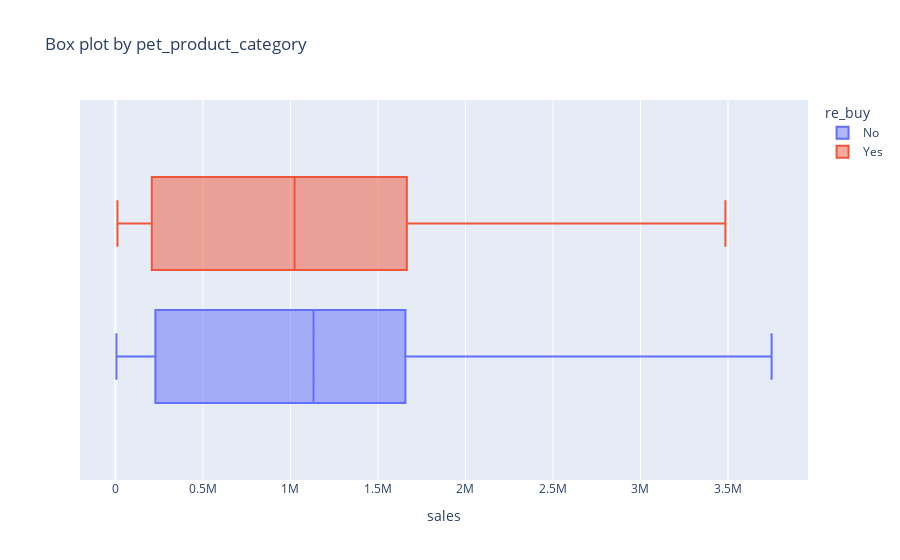

Source (notebook cell):
### Code cell
sales_box_df = final_df[['re_buy','pet_product_category', 'sales']]

sales_box_df = sales_box_df.groupby(['re_buy','pet_product_category'], as_index = False).sum()

g = px.box(sales_box_df, x='sales', color = 're_buy', title='Box plot by pet_product_category')
g.show()

### Figure 1 — Plotly figure (JSON) as saved in the notebook; plotly's stock layout.template omitted (floating-point values rounded to 4 significant figures)
{"data": [{"alignmentgroup": "True", "hovertemplate": "re_buy=No<br>sales=%{x}<extra></extra>", "legendgroup": "No", "marker": {"color": "#636efa"}, "name": "No", "notched": false, "offsetgroup": "No", "orientation": "h", "showlegend": true, "type": "box", "x": [151000, 72000, 164000, 1301000, 84000, 354000, 193000, 79000, 1132000, 191000, 1140000, 943000, 1175000, 1046000, 2597000, 1704000, 1547000, 772000, 2626000, 3749000, 1916000, 2962000, 1355000, 733000, 1558000, 2493000, 1683000, 907000, 1043000, 1579000, 3101000, 2776000, 2884000, 348000, 273000, 353000, 1296000, 6000, 214000, 156000, 1222000, 14000, 1233000], "x0": " ", "xaxis": "x", "y0": " ", "yaxis": "y"}, {"alignmentgroup": "True", "hovertemplate": "re_buy=Yes<br>sales=%{x}<extra></extra>", "legendgroup": "Yes", "marker": {"color": "#EF553B"}, "name": "Yes", "notched": false, "offsetgroup": "Yes", "orientation": "h", "showlegend": true, "type": "box", "x": [221000, 12000, 196000, 952000, 142000, 27000, 103000, 1019000, 174000, 539000, 1502000, 1280000, 1102000, 3485000, 2451000, 821000, 1024000, 1758000, 1778000, 1588000, 2403000, 1271000, 1691000, 943000, 3317000, 1308000, 1288000, 1235000, 2325000, 3079000, 1130000, 2000000, 906000, 71000, 204000, 188000, 885000, 177000, 992000], "x0": " ", "xaxis": "x", "y0": " ", "yaxis": "y"}], "layout": {"boxmode": "group", "legend": {"title": {"text": "re_buy"}, "tracegroupgap": 0}, "title": {"text": "Box plot by pet_product_category"}, "xaxis": {"anchor": "y", "domain": [0, 1], "title": {"text": "sales"}}, "yaxis": {"anchor": "x", "domain": [0, 1]}}}
